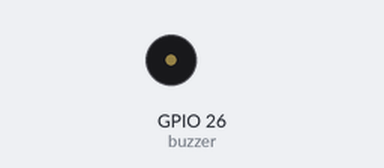
A program run on a simulated Raspberry Pi (BCM pin numbers), started with the argument Hello. Shown: buzzer (waves = sounding, pin HIGH). The clock reads 2024-03-15 10:24:30 at power-on unless the program sets it; databases and web services accept everything at once and return nothing; what the program prints to the terminal is not drawn. At 0.1 s the program stops and its outputs stay as they are.

Above: at 0.2 s.
Timing chart, 0 to 1.6 s (numbered marks = the images above):
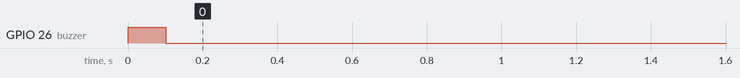

Measured:
- by itself, GPIO 26 (buzzer): LOW → HIGH at 0.00 s, → LOW 0.10 s later

The program:

uploadAWS.py
```python
#!/usr/bin/env python3

import boto3
from datetime import date
import argparse
from gpiozero import Buzzer
from time import sleep

buzzer = Buzzer(26)

AWS_S3_BUCKET_NAME = 'REDACTED'
AWS_REGION = 'REDACTED'
AWS_ACCESS_KEY = 'REDACTED'
AWS_SECRET_KEY = 'REDACTED'

today = date.today()
date = today.strftime("%Y-%m")

parser = argparse.ArgumentParser()
parser.add_argument('filename', action='store', type=str, help="Name of file to upload")
parser.add_argument("-V", action="store_true", help="Use to upload video to AWS")
args = parser.parse_args()

prefix = ""

if args.V:
    fileName = args.filename + ".mp4"
    prefix = "processed/positive/"
else:
    fileName = args.filename + ".jpg"
    prefix = "upload/"

fileLocation = '/home/REDACTED/WatchDog/www/recordings/%s/%s' % (date, fileName)

LOCAL_FILE = fileLocation
NAME_FOR_S3 = fileName

def beep():
    buzzer.on()
    sleep(0.1)
    buzzer.off()

def main():
    beep()
    print('in main method')

    s3_client = boto3.client(
        service_name='s3',
        region_name=AWS_REGION,
        aws_access_key_id=AWS_ACCESS_KEY,
        aws_secret_access_key=AWS_SECRET_KEY
    )

    response = s3_client.upload_file(LOCAL_FILE, AWS_S3_BUCKET_NAME, prefix + NAME_FOR_S3)

    print(f'upload_log_to_aws response: {response}')
    return 0

if __name__ == '__main__':
    main()
```
